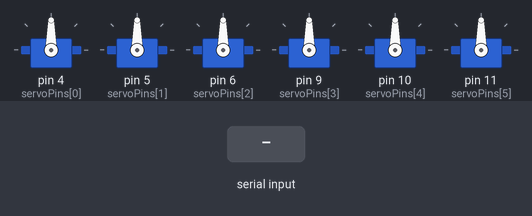
Bench run of a sketch on a simulated Arduino Uno, built with avr-gcc and run on an emulated ATmega328P. On the bench: 6 × servo. The test bench sets the inputs (shaded band). What the sketch prints to the serial monitor is not drawn.

Above: at 1.2 s.
1.3 s: "S1120\n" received over Serial
At 2.5 s:
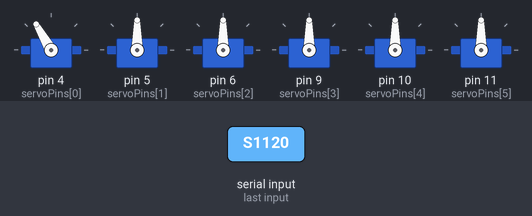
3.2 s: "S1120\n" received over the second serial link
4.7 s: "COM\n" received over Serial
6.2 s: "COM\n" received over the second serial link
7.7 s: "90,45\n" received over Serial
9.2 s: "90,45\n" received over the second serial link
Timing chart, 0 to 11.7 s (numbered marks = the images above; inputs shaded):
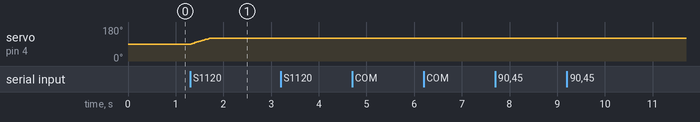

Measured:
- after the input at 1.3 s, servo on pin 4 (servoPins[0]): moves from 90° to 120° over 0.38 s, starting at once
- after the input at 3.2 s, every drawn part: stays the same
- after the input at 4.7 s, every drawn part: stays the same
- after the input at 6.2 s, every drawn part: stays the same
- after the input at 7.7 s, every drawn part: stays the same
- after the input at 9.2 s, every drawn part: stays the same

The sketch:

robotarm_firmware.ino
```cpp
#include <VarSpeedServo.h>
#include <SoftwareSerial.h>

// Configuration Bluetooth HC-06
#define BT_RX 2  // Connecté au TX du HC-06
#define BT_TX 3  // Connecté au RX du HC-06
SoftwareSerial bluetooth(BT_RX, BT_TX);

// Configuration des servos
VarSpeedServo servos[6];
const int servoPins[6] = {4, 5, 6, 9, 10, 11};  // Broches pour Servos 1-6
int currentPositions[6] = {90, 90, 90, 90, 90, 90};
const uint8_t SERVO_SPEED = 50;  // Vitesse des servos (0-255, 50 = modéré)

// Buffers pour la réception
char btBuffer[16];    // Buffer pour Bluetooth
char comBuffer[16];   // Buffer pour port COM
int btIndex = 0;      // Index pour buffer Bluetooth
int comIndex = 0;     // Index pour buffer port COM
const int COMMAND_TIMEOUT = 50;  // Timeout pour compatibilité

void setup() {
  // Initialisation servos
  for (int i = 0; i < 6; i++) {
    servos[i].attach(servoPins[i]);
    servos[i].write(currentPositions[i], SERVO_SPEED, true);  // Mouvement initial à vitesse modérée
  }

  // Communication
  Serial.begin(115200);
  bluetooth.begin(38400);  // HC-06 configuré à 115200 bauds

  Serial.println("Bras Robot - Prêt à recevoir des commandes via Bluetooth ou port COM");
}

void loop() {
  // Réception Bluetooth
  while (bluetooth.available()) {
    char c = bluetooth.read();

    if (c == '\n') {
      btBuffer[btIndex] = '\0';  // Terminer la chaîne
      processCommand(btBuffer, "Bluetooth");
      btIndex = 0;  // Réinitialiser l'index
    } else if (btIndex < sizeof(btBuffer) - 1) {
      btBuffer[btIndex++] = c;
    }
  }

  // Réception port COM
  while (Serial.available()) {
    char c = Serial.read();

    if (c == '\n') {
      comBuffer[comIndex] = '\0';  // Terminer la chaîne
      processCommand(comBuffer, "COM");
      comIndex = 0;  // Réinitialiser l'index
    } else if (comIndex < sizeof(comBuffer) - 1) {
      comBuffer[comIndex++] = c;
    }
  }
}

void processCommand(const char *cmd, const char *source) {
  // Ignorer les commandes vides
  if (cmd[0] == '\0') return;

  // Afficher la commande reçue avec la source
  Serial.print("Commande reçue via ");
  Serial.print(source);
  Serial.print(": ");
  Serial.println(cmd);

  // Format attendu: "S<num><angle>" (ex: "S1120")
  if (cmd[0] == 'S' && strlen(cmd) >= 3) {
    int servoNum = cmd[1] - '1';  // Convertir '1'-'6' en index 0-5
    int angle = atoi(&cmd[2]);    // Convertir la partie angle

    // Validation
    if (servoNum >= 0 && servoNum < 6 && angle >= 0 && angle <= 180) {
      servos[servoNum].write(angle, SERVO_SPEED, true);  // Mouvement à vitesse modérée
      currentPositions[servoNum] = angle;

      // Feedback
      Serial.print("Servo ");
      Serial.print(servoNum + 1);
      Serial.print(" → ");
      Serial.print(angle);
      Serial.print("° (via ");
      Serial.print(source);
      Serial.println(")");

      // Envoyer le feedback via Bluetooth si la commande vient du port COM
      if (strcmp(source, "COM") == 0) {
        bluetooth.print("Servo ");
        bluetooth.print(servoNum + 1);
        bluetooth.print(" → ");
        bluetooth.print(angle);
        bluetooth.println("°");
      }
    } else {
      Serial.print("Commande invalide: ");
      Serial.println(cmd);
    }
  } else {
    Serial.print("Format incorrect: ");
    Serial.println(cmd);
  }
}
```
